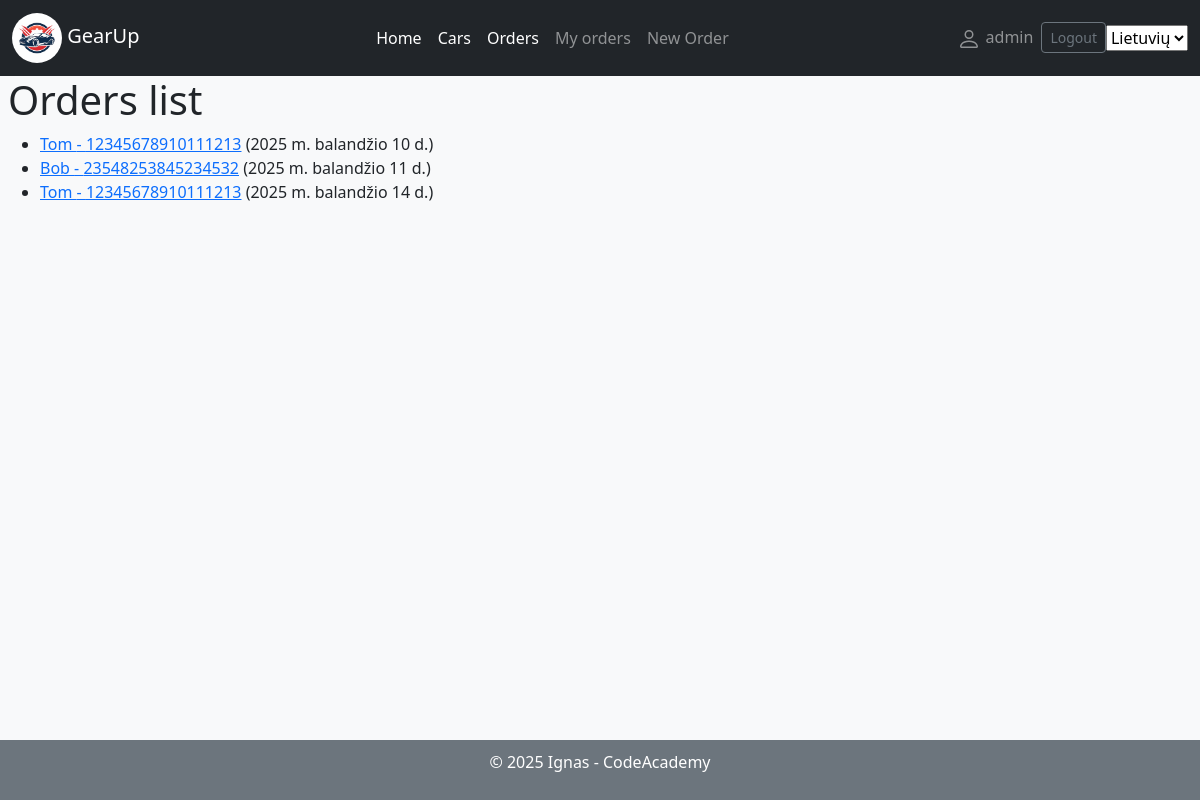
/autoservice/orders/ (signed in), run on the app's committed database.
### autoservice/models.py (models this page shows, shortened)
class Order(models.Model):
    date = models.DateField('Order_date', auto_now_add=True)
    car_id = models.ForeignKey(Car, on_delete=models.SET_NULL, null=True, blank=False)
    customer = models.ForeignKey(User, on_delete=models.SET_NULL, null=True, blank=True)
    due_back = models.DateField('Be_returned', null=True, blank=True)
    LOAN_STATUS = (
        ('a', 'Administered'),
        ('c', 'Closed'),
        ('r', 'Ready'),
        ('b', 'Booked'),
    )
    status = models.CharField(
        max_length=1,
        choices=LOAN_STATUS,
        blank=True,
        default='a',
        help_text='Status',
    )
    class Meta:
        verbose_name = "Order"
        verbose_name_plural = "Orders"

class Car(models.Model):
    license_plate = models.CharField('License_plate', max_length=200, help_text=_('Add car license plate'), blank=False,
                                     null=False, unique=True)
    car_model_id = models.ForeignKey(CarModel, on_delete=models.SET_NULL, null=True, blank=False)
    vin_code = models.CharField('Vin_code', max_length=17,
                                validators=[MinLengthValidator(17, message=_('Length has to be 17'))],
                                help_text=_('Add car VIN code'), blank=False, null=False, unique=True)
    client = models.CharField('Client', max_length=200, help_text=_('Add client'), blank=False, null=False)
    cover = models.ImageField('Cover', upload_to='covers', null=True)
    description = HTMLField(blank=True, null=True)
    class Meta:
        verbose_name = "Car"
        verbose_name_plural = "Cars"

### autoservice/views.py (the view)
# urls.py: path('orders/', views.OrderListView.as_view(), name='orders'),
class OrderListView(generic.ListView):
    model = Order
    paginate_by = 3
    template_name = 'order_list.html'

### autoservice/templates/order_list.html
{% extends "base.html" %}
{% block content %}
  <h1>Orders list</h1>
  {% if order_list %}
  <ul>
    {% for order in order_list %}
      <li>
        <a href="{{ order.id }}">{{ order.car_id.client}} - {{ order.car_id.vin_code}}</a> ({{order.date}})
      </li>
    {% endfor %}
  </ul>
  {% else %}
    <p>There is no orders</p>
  {% endif %}
{% endblock %}

### autoservice/templates/base.html (shortened to what this page needs)
<!DOCTYPE html>
<html lang="en">
<head>
    <link rel="stylesheet" href="https://stackpath.bootstrapcdn.com/bootstrap/4.1.3/css/bootstrap.min.css"
>
    <link rel="stylesheet" href="https://cdn.jsdelivr.net/npm/bootstrap@5.2.3/dist/css/bootstrap.min.css"
>
    {% load static %}
    <link rel="stylesheet" href="{% static 'css/styles.css' %}">
</head>
<body>
<header>
    <nav class="navbar navbar-expand-lg navbar-dark bg-dark">
        <div class="container-fluid">
            <a class="navbar-brand" href="{% url 'index' %}">
                <img class="logo" src="{% static 'images/web_logo.png' %}">
                GearUp
            </a>
            <ul class="navbar-nav mx-2">
                <li class="nav-item active"><a class="nav-link" href="{% url 'index' %}">Home</a></li>
                <li class="nav-item active"><a class="nav-link" href="{% url 'cars' %}">Cars</a></li>
                <li class="nav-item active"><a class="nav-link" href="{% url 'orders' %}">Orders</a></li>
                {% if user.is_authenticated %}
                <li class="nav-item"><a class="nav-link" href="{% url 'my-orders'%}">My orders</a></li>
                <li class="nav-item"><a class="nav-link" href="{% url 'my-orders-new'%}?next=/autoservice">New Order</a>
                </li>
                {% endif %}
            </ul>
            <ul class="navbar-nav my-2 form-inline">
                {% if user.is_authenticated %}
                <li class="nav-item"><a class="nav-link" href="{% url 'profile' %}">
                    {{ user.get_username }}</a></li>
                <li class="nav-item">
                    <form method="post" action="{% url 'logout' %}">
                        <button class="btn btn-outline-secondary btn-sm" type="submit">Logout</button>
                    </form>
                </li>
                {% else %}
                <li class="nav-item"><a class="nav-link" href="{% url 'login'%}">Login</a></li>
                <li class="nav-item"><a class="nav-link" href="{% url 'register'%}">Sign up</a></li>
                {% endif %}
                {% load i18n %}
                <form action="{% url 'set_language' %}" method="post">
                    <select name="language" onchange="this.form.submit()">
                        {% get_current_language as LANGUAGE_CODE %}
                        {% get_available_languages as LANGUAGES %}
                        {% for lang in LANGUAGES %}
                        <option value="{{ lang.0 }}" {% if lang.0 == LANGUAGE_CODE %} selected="selected" {% endif %}>
                            {{ lang.1 }}
                        </option>
                        {% endfor %}
                    </select>
                </form>
            </ul>
        </div>
    </nav>
</header>
<main class="content bg-light">
    <div class="mx-2">
        {% block content %}
        {% endblock %}
    </div>
</main>
<footer class="bg-secondary text-white">
    <p>© 2025 Ignas - CodeAcademy</p>
</footer>
</body>
</html>

### autoservice/static/css/styles.css (style rules this page uses)
html, body { height: 100%; margin: 0; display: flex; flex-direction: column; }
.content { flex: 1; }
footer { padding: 10px; text-align: center; }
.logo { border-radius: 50%; width: 50px; }

### data on the page
Order: car_id.client "Tom", car_id.vin_code "12345678910111213", date "2025 m. balandžio 10 d."
Order: car_id.client "Bob", car_id.vin_code "23548253845234532", date "2025 m. balandžio 11 d."
Order: car_id.client "Tom", car_id.vin_code "12345678910111213", date "2025 m. balandžio 14 d."

### other printed values
{{ user.get_username }} "admin"
form field language "Lietuvių"
